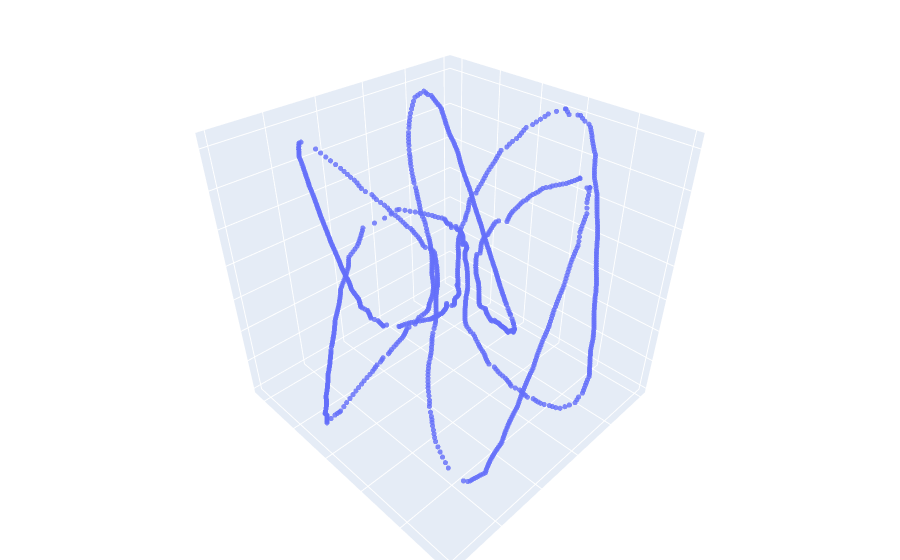

Notebook cell for this chart:
### Markdown cell above
Now compute and plot the singularities

### Code cell
# Now compute and plot the singularities with contour filtering
# The plotted singularities are scaled in the z-direction by a factor of 2 
# min_contour_length filters out small noisy contours

min_contour_length = 30 # Adjust this value to filter more/less aggressively

sing = Singular2(TP, True)
knot_fig = KnotPlot(sing, 3)

### Figure 1 — Plotly figure (JSON) as saved in the notebook; plotly's stock layout.template omitted (floating-point values rounded to 4 significant figures; data arrays with more than 128 entries replaced by an {"elided": "..."} marker saying what was removed)
{"data": [{"marker": {"opacity": 0.8, "size": 3}, "mode": "markers", "type": "scatter3d", "x": {"elided": "1189 float values"}, "y": {"elided": "1189 float values"}, "z": {"elided": "1189 int values"}}], "layout": {"margin": {"b": 0, "l": 0, "r": 0, "t": 0}, "scene": {"xaxis": {"showticklabels": false, "title": {"text": ""}}, "yaxis": {"showticklabels": false, "title": {"text": ""}}, "zaxis": {"showticklabels": false, "title": {"text": ""}}}}}
